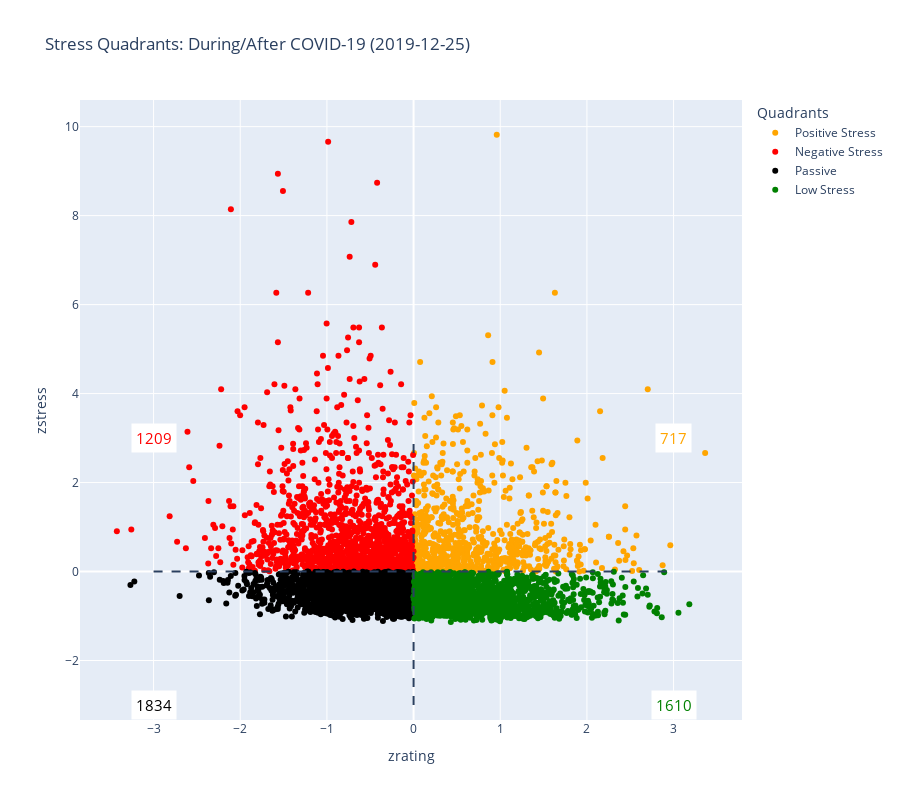

Notebook code for this chart:
### Code cell
plot_quadrants(results_during_covid, title=f"During/After COVID-19 ({covid_start_date})")

### Figure 1 — Plotly figure (JSON) as saved in the notebook; plotly's stock layout.template omitted (floating-point values rounded to 4 significant figures; data arrays with more than 128 entries replaced by an {"elided": "..."} marker saying what was removed)
{"data": [{"hovertext": {"elided": "717 str values"}, "marker": {"color": "orange"}, "mode": "markers", "name": "Positive Stress", "type": "scatter", "x": {"elided": "717 float values"}, "y": {"elided": "717 float values"}}, {"hovertext": {"elided": "1209 str values"}, "marker": {"color": "red"}, "mode": "markers", "name": "Negative Stress", "type": "scatter", "x": {"elided": "1209 float values"}, "y": {"elided": "1209 float values"}}, {"hovertext": {"elided": "1834 str values"}, "marker": {"color": "black"}, "mode": "markers", "name": "Passive", "type": "scatter", "x": {"elided": "1834 float values"}, "y": {"elided": "1834 float values"}}, {"hovertext": {"elided": "1610 str values"}, "marker": {"color": "green"}, "mode": "markers", "name": "Low Stress", "type": "scatter", "x": {"elided": "1610 float values"}, "y": {"elided": "1610 float values"}}], "layout": {"annotations": [{"bgcolor": "white", "borderpad": 4, "font": {"color": "orange", "size": 15}, "showarrow": false, "text": "717", "x": 3, "y": 3}, {"bgcolor": "white", "borderpad": 4, "font": {"color": "red", "size": 15}, "showarrow": false, "text": "1209", "x": -3, "y": 3}, {"bgcolor": "white", "borderpad": 4, "font": {"color": "black", "size": 15}, "showarrow": false, "text": "1834", "x": -3, "y": -3}, {"bgcolor": "white", "borderpad": 4, "font": {"color": "green", "size": 15}, "showarrow": false, "text": "1610", "x": 3, "y": -3}], "height": 800, "legend": {"title": {"text": "Quadrants"}}, "shapes": [{"line": {"dash": "dash"}, "type": "line", "x0": 0, "x1": 0, "y0": -3, "y1": 3}, {"line": {"dash": "dash"}, "type": "line", "x0": -3, "x1": 3, "y0": 0, "y1": 0}], "title": {"text": "Stress Quadrants: During/After COVID-19 (2019-12-25)"}, "xaxis": {"title": {"text": "zrating"}}, "yaxis": {"title": {"text": "zstress"}}}}
